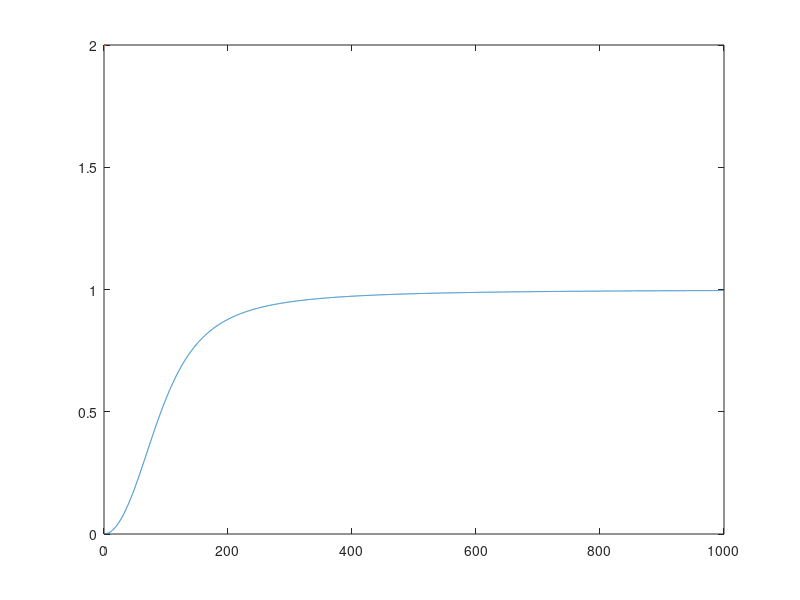

Source code (MATLAB): (Note: this script raises an error after producing the figure.)
function zad_1
clearvars

L = 6.2e-2;
C = 3.4e-5;
R = 70;

f = 10^0:0.1:10^3;
H = @(f) L*(2*pi.*f).^2./(sqrt((-L*(2*pi.*f).^2+1/C).^2+(R*(2*pi.*f)).^2));

figure(1)
plot(f, abs(H(f)), LineWidth=2);
xscale log;
yscale log

%tranformata=widmo
%sygnal->widmo =>fft=> widmo*charakterystyka =>ifft=> widmo->sygnal
%
% 
% fs= 4000;
% dt= 1/fs;
% tspan = [0, 20e-3];
% 
% t = tspan(1):dt:tspan(2);
% x = sin(2*pi*440*t);
% 
% figure(1);
% plot(t,x,LineWidth=2);
% 
% X = fftshift(fft(x));
% f = linspace(-fs/2, fs/2 -1, length(t));
% 
% 
% figure(2);
% plot(f, abs(X), LineWidth=2);
% 
% x2 = ifft(ifftshift(X));
% 
% figure(1)
% hold on
% plot(t, x2, '--', LineWidth=2);